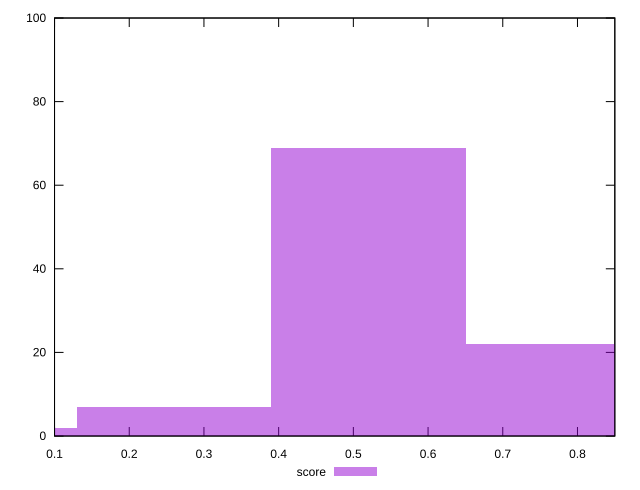

Source code (gnuplot):
reset

$score <<EOF
0 2
0.7801677578325518 22
0.5201118385550345 69
0.26005591927751726 7
EOF

set key outside below
set boxwidth 0.26005591927751726
set xrange [0.1:0.85]
set yrange [0:100]
set trange [0:100]
set style fill transparent solid 0.5 noborder
set terminal svg size 640, 490 enhanced background rgb 'white'
set output "report_00019_2021-02-10T18-14-37.922Z//speed-index/samples/pages+cached/score/histogram.svg"

plot $score title "score" with boxes

reset
